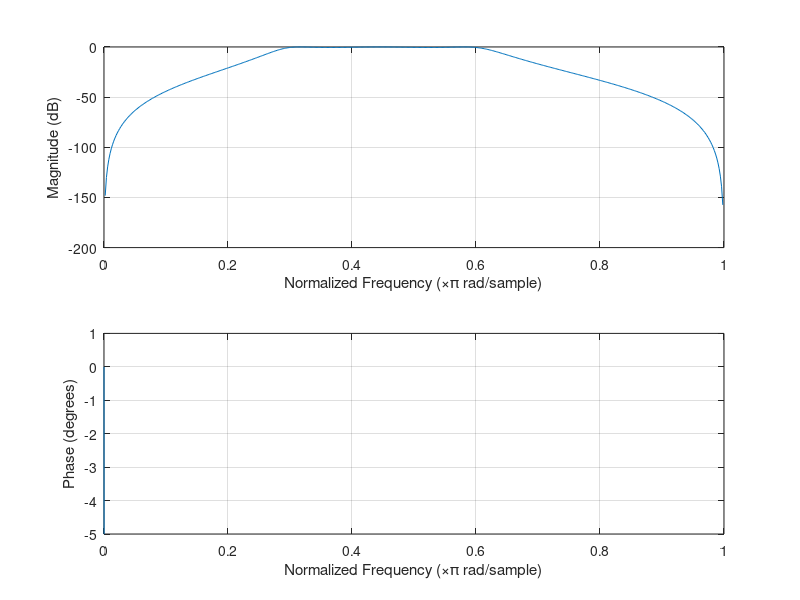

The MATLAB script that drew this image: (Note: this script raises an error after producing the figure.)
clear all;
close all;
N_est = 1000;
N_val = 10000;
D_est = zeros(N_est);
D_val = zeros(N_val);
sigma_ny = 0.5;
sigma_u0 = 1;
ny = rand(N_est,1);
ny = sigma_ny*ny/std(ny);
[b,a] = cheby1(3,0.5,[2*0.15 2*0.3]);
u0 = randn(N_est,1);
y0 = filter (b,a,u0);
y = y0 + ny;
figure();
freqz(b,a);
ylim([-5,1]);

% Linear Least Squares
for i = 1:N_est
    D_est(i) = y;
end